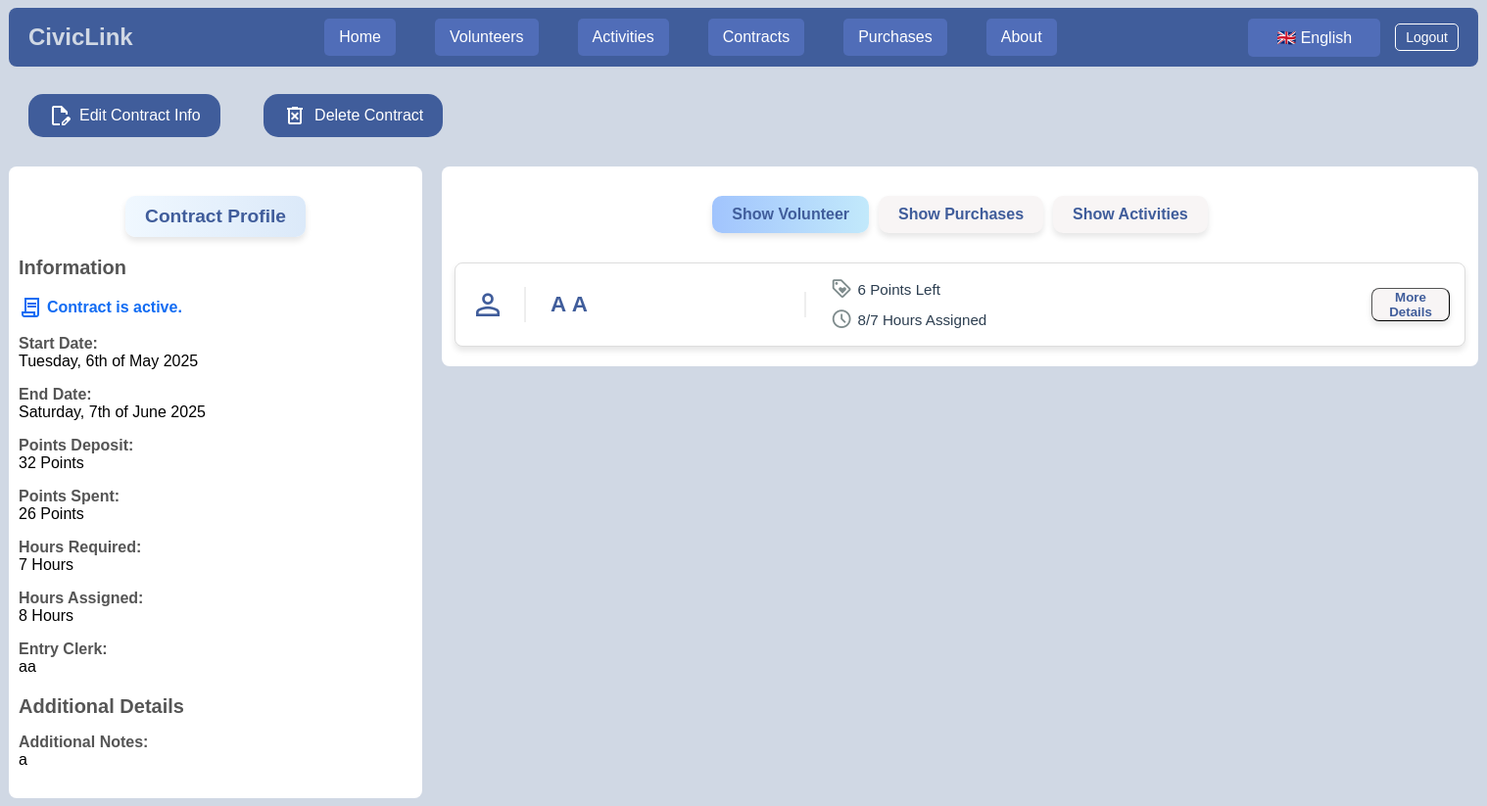
The app's page /Profile_Pages/contract_profile.php?contract_id=102 (signed in) with its own data.
### tables this page shows
CREATE TABLE `Contracts` (
  `id` bigint(20) NOT NULL,
  `user_id` bigint(20) NOT NULL,
  `volunteer_id` bigint(20) NOT NULL,
  `start_date` date NOT NULL,
  `end_date` date NOT NULL,
  `points_deposit` int(11) NOT NULL,
  `points_spent` int(11) NOT NULL,
  `hours_required` int(11) NOT NULL,
  `hours_completed` int(11) NOT NULL,
  `entry_clerk` varchar(255) NOT NULL,
  `contract_active` tinyint(1) NOT NULL,
  `additional_notes` text NOT NULL
);

CREATE TABLE `Volunteers` (
  `id` bigint(20) NOT NULL,
  `user_id` bigint(20) NOT NULL,
  `first_name` varchar(255) NOT NULL,
  `last_name` varchar(255) NOT NULL,
  `gender` varchar(255) NOT NULL,
  `date_of_birth` date NOT NULL,
  `address` varchar(255) NOT NULL,
  `zip_code` varchar(255) NOT NULL,
  `telephone_number` varchar(255) NOT NULL,
  `email` varchar(255) NOT NULL,
  `points` int(11) NOT NULL,
  `hours_required` int(11) NOT NULL,
  `hours_completed` int(11) NOT NULL,
  `volunteer_manager` varchar(255) NOT NULL,
  `entry_clerk` varchar(255) NOT NULL,
  `additional_notes` text NOT NULL,
  `registration_date` date NOT NULL,
  `trashed` tinyint(1) NOT NULL
);

### Languages/translate.php (called while the page is built, shortened)
<?php
function __($text) {
    if (!isset($_SESSION['lang']) || $_SESSION['lang'] === 'en') {
        return $text;
    }
    static $translations = null;
    return $translations[$text] ?? $text;
}
?>

### Classes/connect.php (called while the page is built, shortened)
<?php
class Database{
    private $host = "localhost";
    private $username = "root";
    private $password = "";
    private $db = "CivicLink_Database";
    function connect(){
        $connection = mysqli_connect($this->host, $this->username, $this->password, $this->db);
        return $connection;
    }
    function check_login(){
        $conn = $this->connect();
        if(isset($_SESSION['user_id']) && !empty($_SESSION['user_id'])){
            $user_id = $_SESSION['user_id'];
            $query = "SELECT * FROM Users WHERE user_id='$user_id' LIMIT 1";
            $result = mysqli_query($conn, $query);
            if($result && mysqli_num_rows($result) > 0){
                $user_data = mysqli_fetch_assoc($result);
                return $user_data;
            }
        }
        die;
    }
    function read($query){
        $conn = $this->connect();
        $result = mysqli_query($conn, $query);
        if ($result == false){
            return false;
        } else{
            $data = [];
            while($row = mysqli_fetch_assoc($result)){
                $data[] = $row;
            }
        return $data;
        }
    }
    function save($query){
        $conn = $this->connect();
        $result = mysqli_query($conn, $query);
        if ($result == false){
            return false;
        } else{
            return true;
        }
    }
}
?>

### Classes/functions.php (called while the page is built, shortened)
<?php
function fetch_data_rows($query){
    $DB = new Database();
    $DB->save($query);
    $result = $DB->read($query);
    if($result){
        return $result;
    }else{
        return false;
    }
}
function fetch_volunteer_data_row($user_id, $volunteer_id){
    $query = "SELECT * FROM Volunteers WHERE user_id='$user_id' AND id='$volunteer_id'";
    $DB = new Database();
    $DB->save($query);
    $result = $DB->read($query);
    if($result){
        return $result[0];
    }else{
        return false;
    }
}
function fetch_contract_data_row($user_id, $contract_id){
    $query = "SELECT * FROM Contracts WHERE user_id='$user_id' AND id='$contract_id'";
    $DB = new Database();
    $DB->save($query);
    $result = $DB->read($query);
    if($result){
        return $result[0];
    }else{
        return false;
    }
}
function formatDate(?string $date_str): string {
    $lang = $_SESSION['lang'] ?? 'en';
    $date = DateTime::createFromFormat('Y-m-d', $date_str);
    if ($lang === 'pt') {
        $fmt = new IntlDateFormatter(
            'pt_PT',
            IntlDateFormatter::FULL,
            IntlDateFormatter::NONE,
            $date->getTimezone(),
            IntlDateFormatter::GREGORIAN,
            "EEEE, d 'de' MMMM 'de' y"
        );
    } else {
        return $date->format('l, jS \o\f F Y');
    }
    return $fmt->format($date);
}
?>

### Widget_Pages/activity_widget.php (the view, shortened to what this page needs)
<link rel="stylesheet" href="../Styles/style.css">

### Profile_Pages/contract_profile.php (shortened to what this page needs)
<?php
    include(__DIR__ . "/../Header/header.php");
    include(__DIR__ . "/../Classes/connect.php");
    include(__DIR__ . "/../Classes/functions.php");
    $DB = new Database();
    $user_data = $DB->check_login();
    $user_id = $user_data['user_id'];
    if (isset($_GET['contract_id'])) {
        $contract_id = $_GET['contract_id'];
        $contract_data_row = fetch_contract_data_row($user_id,$contract_id);
        $volunteer_id = $contract_data_row['volunteer_id'];
        $volunteer_data_row = fetch_volunteer_data_row($user_id,$volunteer_id);
        $purchases_data_rows = fetch_data_rows("
            SELECT *
            FROM Purchases
            WHERE contract_id='$contract_id'
            ORDER BY id desc "
        );
        $activities_data_rows = fetch_data_rows("
            SELECT a.*
            FROM Activities a
            JOIN Volunteer_Activity_Junction vaj ON vaj.activity_id = a.id
            WHERE vaj.contract_id='$contract_id'
            ORDER BY id desc "
        );
    }
?>
<!DOCTYPE html>
<html lang="en">
    <head>
        <link rel="stylesheet" href="/CivicLink_Web_App/Styles/style.css">
    </head>
    <body style="font-family: sans-serif; background-color: #d0d8e4;">
        <div style="width: 1500px; min-height: 400px; margin:auto;">
            <br>
            <div style="text-align: right; padding: 10px 20px; display: inline-block;">
                <a href="/CivicLink_Web_App/Edit_Form_Pages/edit_contract_data.php?contract_id=<?= $contract_id ?>" style="text-decoration: none; display: inline-block;">
                    <button id="submenu_button">
                        <span class="material-symbols-outlined" style="margin-right: 8px;">edit_document</span>
                        <span><?= __('Edit Contract Info') ?></span>
                    </button>
                </a>
            </div>
            <div style="text-align: right; padding: 10px 20px; display: inline-block;">
                <form method="POST" action="../Profile_Pages/contract_profile.php?contract_id=<?= $contract_id ?>" onsubmit="return confirm('<?= __('Are you sure you want to delete this contract?') ?>')">
                    <button id="submenu_button">
                        <span class="material-symbols-outlined" style="margin-right: 8px;">delete_forever</span>
                        <span><?= __('Delete Contract') ?></span>
                    </button>
                </form>
            </div>
            <div style="display: flex; align-items: flex-start;">
                <div id="medium_rectangle" style="flex:0.57;">
                    <div id="section_title">
                        <span><?= __('Contract Profile') ?></span>
                    </div>
                    <div class="information_section" style="margin-bottom: 20px;">
                        <h2 style="font-size: 20px; color: #555;"><?= __('Information') ?></h2>
                        <?php if ($contract_data_row['contract_active'] == 1) : ?>
                            <p><span class="upcoming" style="display: flex; align-items: center; width: 100%; font-weight: bold;">
                                <span class="material-symbols-outlined" style="margin-right: 5px;">contract</span>
                                <?= __('Contract is active.') ?>
                            </span></p>
                        <?php endif; ?>
                        <p><strong><?= __('Start Date:') ?></strong> <?= htmlspecialchars(formatDate($contract_data_row['start_date'])) ?></p>
                        <p><strong><?= __('End Date:') ?></strong> <?= htmlspecialchars(formatDate($contract_data_row['end_date'])) ?></p>
                        <p><strong><?= __('Points Deposit:') ?></strong> <?= htmlspecialchars($contract_data_row['points_deposit']) . ' ' . __('Points') ?></p>
                        <p><strong><?= __('Points Spent:') ?></strong> <?= htmlspecialchars($contract_data_row['points_spent']) . ' ' . __('Points') ?></p>
                        <p><strong><?= __('Hours Required:') ?></strong> <?= htmlspecialchars($contract_data_row['hours_required']) . ' ' . __('Hours') ?></p>
                        <p><strong><?= __('Hours Assigned:') ?></strong> <?= htmlspecialchars($contract_data_row['hours_completed']) . ' ' . __('Hours') ?></p>
                        <p><strong><?= __('Entry Clerk:') ?></strong> <?= htmlspecialchars($contract_data_row['entry_clerk']) ?></p>
                    </div>
                    <div class="information_section" style="margin-bottom: 20px;">
                        <h2 style="font-size: 20px; color: #555;"><?= __('Additional Details') ?></h2>
                        <p><strong><?= __('Additional Notes:') ?></strong> <?= htmlspecialchars($contract_data_row['additional_notes']) ?: __('None') ?></p>
                    </div>
                </div>
                <div style="min-height: 400px; flex:1.5; padding-left: 20px; padding-right: 0px;">
                    <div id="medium_rectangle">
                        <div id="widget_toggle_buttons">
                            <button class="active" onclick="ToggleWidgets('volunteer', this)"><?= __('Show Volunteer') ?></button>
                            <button onclick="ToggleWidgets('purchases', this)"><?= __('Show Purchases') ?></button>
                            <button onclick="ToggleWidgets('activities', this)"><?= __('Show Activities') ?></button>
                        </div>
                        <div id="volunteer_widgets" class="widget-container">
                            <?php
                            if ($volunteer_data_row) {
                                $volunteer_id = $volunteer_data_row['id'];
                                include(__DIR__ . "/../Widget_Pages/volunteer_widget.php");
                            }
                            ?>
                        </div>
                            <?php
                            if ($purchases_data_rows) {
                                foreach ($purchases_data_rows as $purchase_data_row) {
                                    include(__DIR__ . "/../Widget_Pages/purchase_widget.php");
                                }
                            }
                            ?>
                            <?php
                            if ($activities_data_rows) {
                                foreach ($activities_data_rows as $activity_data_row) {
                                    include(__DIR__ . "/../Widget_Pages/activity_widget.php");
                                }
                            }
                            ?>
                    </div>
                </div>
            </div>
        </div>
    </body>
</html>

### Widget_Pages/volunteer_widget.php (shortened to what this page needs)
<link rel="stylesheet" href="/CivicLink_Web_App/Styles/style.css">
<a href="/CivicLink_Web_App/Profile_Pages/volunteer_profile.php?volunteer_id=<?php echo $volunteer_id; ?>" style="text-decoration: none;">
    <div id="widget">
        <div class="widget_row">
            <div class="icon_container">
                <span class="material-symbols-outlined">person</span>
            </div>
            <div class="name_container">
                <span class="widget_name"><?php echo $volunteer_data_row['first_name'] . " " . $volunteer_data_row['last_name'] ?></span>
            </div>
            <div class="info_container">
                <p class="widget_info">
                    <span class="info_line">
                        <span class="info_label"><span class="material-symbols-outlined">loyalty</span></span>
                        <span class="info_value"><?= $volunteer_data_row['points'] ?> <?= __('Points Left') ?></span>
                    </span>
                    <span class="info_line">
                        <span class="info_label"><span class="material-symbols-outlined">schedule</span></span>
                        <span class="info_value"><?= $volunteer_data_row['hours_completed'] ?>/<?= $volunteer_data_row['hours_required'] ?> <?= __('Hours Assigned') ?></span>
                    </span>
                </p>
            </div>
            <button class="widget_button" style="max-width:30px;" type="button" onclick="toggleDetails(event, '<?= $volunteer_id ?>')">
                <?= __('More Details') ?>
            </button>
        </div>
    </div>
</a>

### Styles/style.css (style rules this page uses)
#medium_rectangle { margin-top: 20px; background-color: white; padding: 10px; border-radius: 8px; }
#section_title { text-align: center; margin: 20px 0 20px 0; font-family: sans-serif; }
#section_title span { font-size: 1.2em; font-weight: bold; color: #405d9b; padding: 10px 20px; background: linear-gradient(to right, #f0f8ff, #dbe9f9); border-radius: 10px; box-shadow: 0 4px 6px rgba(0, 0, 0, 0.1); display: inline-block; }
#submenu_button { padding: 10px 20px; background-color: #405d9b; color: white; border: none; border-radius: 15px; font-size: 16px; cursor: pointer; display: flex; align-items: center; }
.information_section { margin-bottom: 20px; }
.information_section strong { display: inline-block; width: 100%; color: #555; }
#widget_toggle_buttons { display: flex; justify-content: center; align-items: center; }
#widget_toggle_buttons button { text-align: center; font-family: sans-serif; font-size: 1em; font-weight: bold; color: #405d9b; padding: 10px 20px; background: rgb(248, 245, 245); border: none; border-radius: 10px; box-shadow: 0 4px 6px rgba(0, 0, 0, 0.1); cursor: pointer; margin: 20px 5px 20px 5px ; transition: all 0.3s ease; }
#widget_toggle_buttons button.active { background: linear-gradient(to right, #a1c4fd, #c2e9fb); color: #405d9b; border: none; }
.material-symbols-outlined { display: inline-flex; align-items: center; justify-content: center; font-size: 1.5em; vertical-align: middle; }
#widget { margin: 10px auto; padding: 15px; border: 1px solid #ddd; border-radius: 8px; box-shadow: 0 4px 6px rgba(0, 0, 0, 0.1); font-family: sans-serif; color: #333; background: #fff; display: flex; align-items: center; transition: transform 0.2s ease; width: 1000px; flex-direction: column; }
.widget_button { background: rgb(248, 245, 245); color: #405d9b; font-weight: bold; border-radius: 8px; cursor: pointer; transition: background 0.2s ease; box-shadow: 0 4px 6px rgba(0, 0, 0, 0.1); border-width: 1px; min-width: 80px; }
.widget_row { display: flex; align-items: center; transition: transform 0.2s ease; width:1000px; }
.icon_container { padding-right: 25px; margin-right: 25px; border-right: 2px solid #eee; width: 30px; font-size: 1.5em; color: #405d9b; font-weight: 600; }
.name_container { padding-right: 25px; margin-right: 25px; border-right: 2px solid #eee; width: 250px; }
.widget_name { font-size: 1.4rem; font-weight: 600; color: #405d9b; letter-spacing: 0.5px; width: 100%; word-wrap: break-word; overflow-wrap: break-word; white-space: normal; }
.info_container { width: 320px; }
.widget_info { margin: 0; display: flex; flex-direction: column; gap: 8px; }
.info_line { display: flex; align-items: center; gap: 5px; font-size: 0.95rem; font-weight: 500; }
.info_label { font-weight: 500; color: #7f8c8d; min-width: 20px; }
.info_value { color: #2c3e50; }
.upcoming { color: #126cf3; }

### records on screen
contracts: start_date "Tuesday, 6th of May 2025", end_date "Saturday, 7th of June 2025", points_deposit "32", points_spent "26", hours_required "7", hours_completed "8", entry_clerk "aa", additional_notes "a"
volunteers: first_name "A", last_name "A", points "6", hours_completed "8", hours_required "7"

### other values on screen
__('Home') "Home"
__('Volunteers') "Volunteers"
__('Activities') "Activities"
__('Contracts') "Contracts"
__('Purchases') "Purchases"
__('About') "About"
__('English') "English"
__('Logout') "Logout"
__('Edit Contract Info') "Edit Contract Info"
__('Delete Contract') "Delete Contract"
__('Contract Profile') "Contract Profile"
__('Information') "Information"
__('Contract is active.') "Contract is active."
__('Start Date:') "Start Date:"
__('End Date:') "End Date:"
